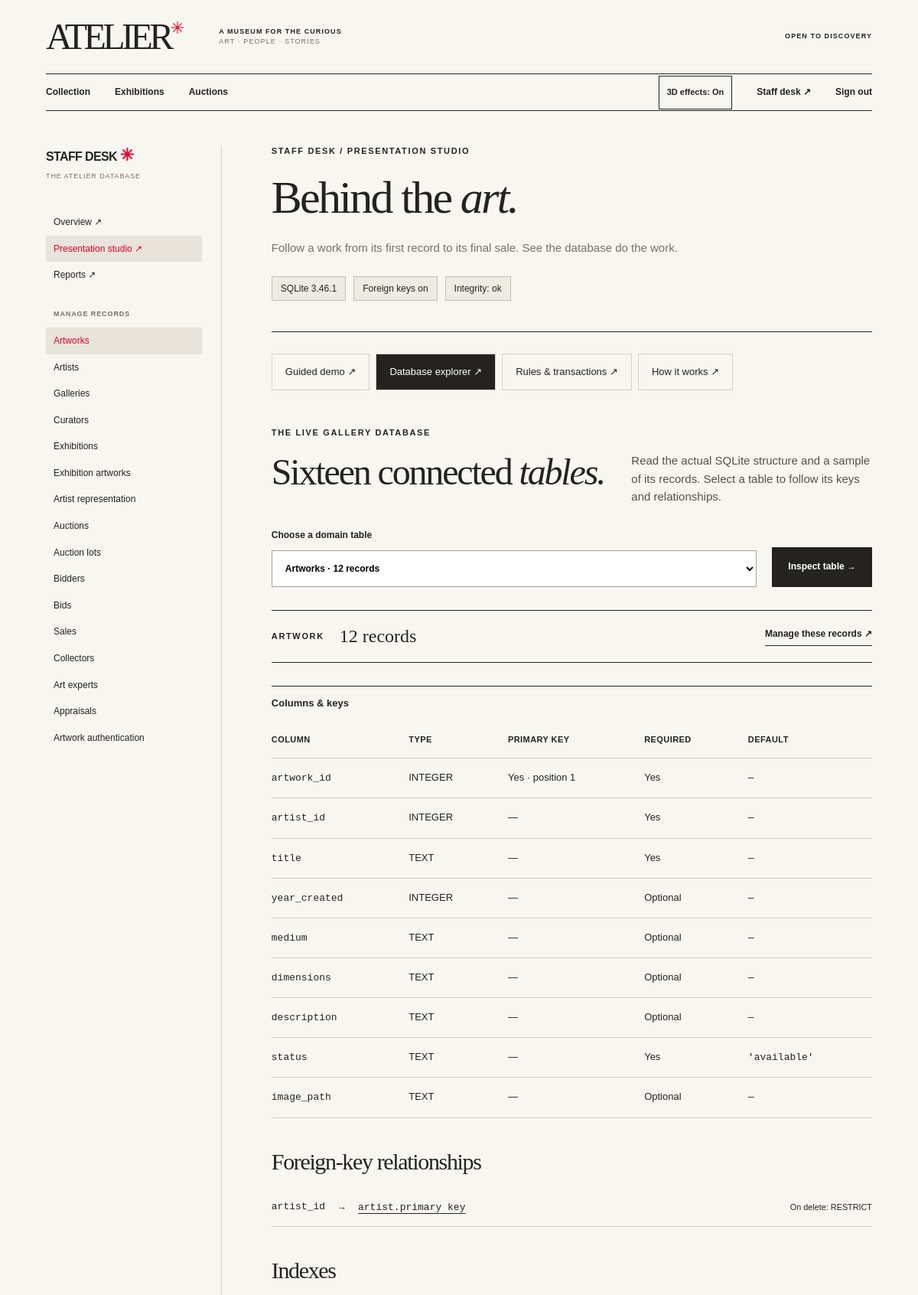
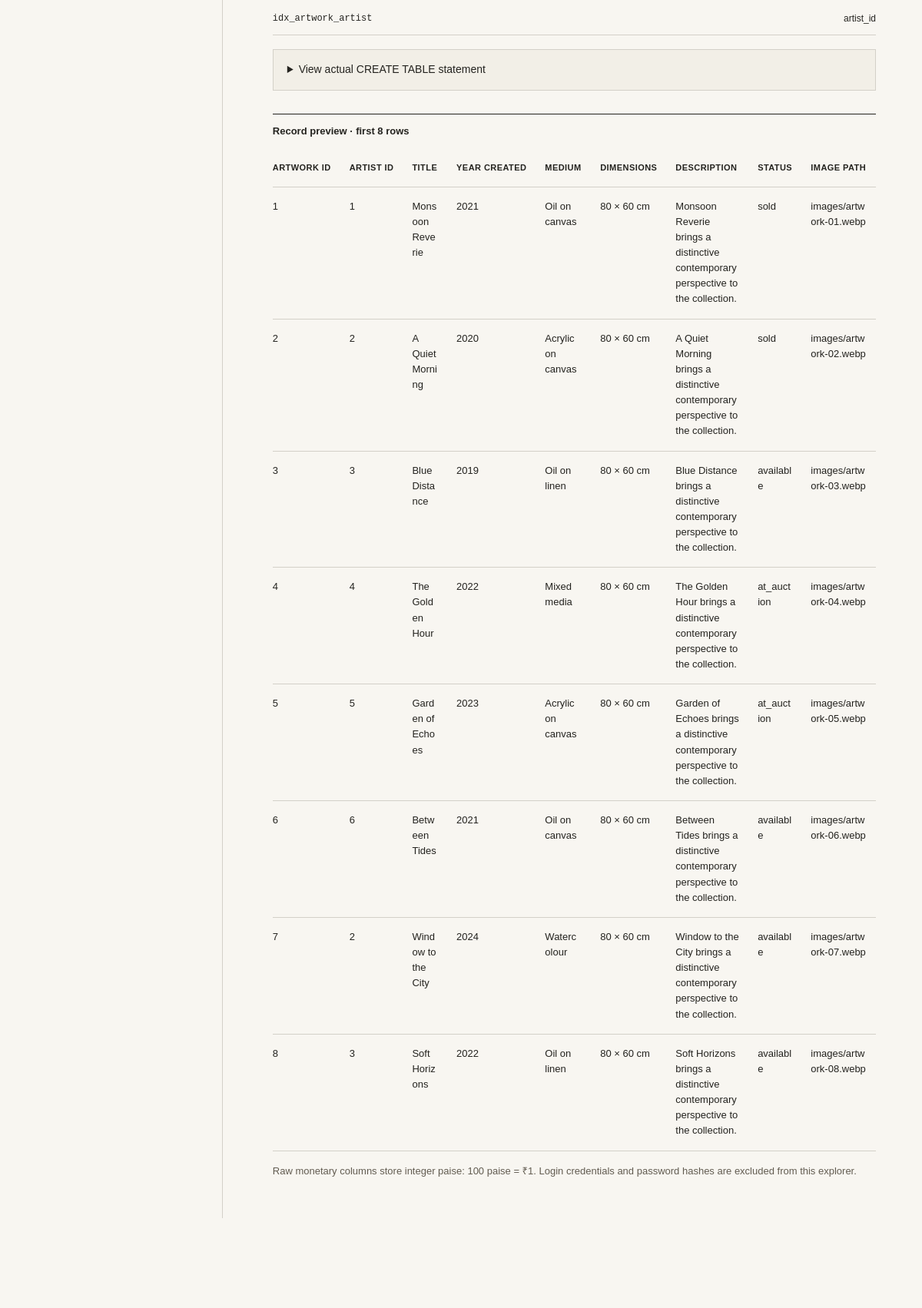
The page /staff/presentation?view=database (signed in, upper part) on the database its author committed (2 pictures, top to bottom).
### tables this page shows
CREATE TABLE artwork (artwork_id INTEGER PRIMARY KEY, artist_id INTEGER NOT NULL REFERENCES artist ON DELETE RESTRICT, title TEXT NOT NULL, year_created INTEGER, medium TEXT, dimensions TEXT, description TEXT, status TEXT NOT NULL DEFAULT 'available' CHECK(status IN ('available','at_auction','sold')), image_path TEXT);

### atelier/presentation.py (the view, shortened to what this page needs)
@bp.get('/staff/presentation')
@require_role('staff')
def index():
    view = request.args.get('view','walkthrough')
    if view not in VIEWS:
        abort(404)
    context = dict(view=view,health=dict(
        version=sqlite3.sqlite_version,
        foreign_keys=bool(db.get_db().execute('PRAGMA foreign_keys').fetchone()[0]),
        integrity=db.get_db().execute('PRAGMA quick_check').fetchone()[0]))
    if view=='walkthrough':
        context.update(walkthrough())
    elif view=='database':
        context.update(database_details(request.args.get('table','artwork')))
    return render_template('admin/presentation.html',**context)

### atelier/db.py (called while the page is built)
def connect(path):
    conn = sqlite3.connect(path, timeout=10)
    conn.row_factory = sqlite3.Row
    conn.execute('PRAGMA foreign_keys = ON')
    conn.execute('PRAGMA busy_timeout = 10000')
    return conn

def get_db():
    if 'db' not in g:
        g.db = connect(current_app.config['DATABASE'])
    return g.db

def init_app(app):
    @app.teardown_appcontext
    def close_db(error):
        conn = g.pop('db', None)
        if conn is not None:
            conn.close()

### atelier/web.py (called while the page is built)
@bp.before_app_request
def load_user():
    g.user = None
    uid = session.get('user_id')
    if uid:
        row = get_db().execute('''SELECT u.user_id, u.email, u.role, u.bidder_id,
            COALESCE(b.name, 'Gallery team') AS name
            FROM user_account u LEFT JOIN bidder b ON b.bidder_id=u.bidder_id WHERE u.user_id=?''', (uid,)).fetchone()
        if row:
            g.user = dict(row)

@bp.app_context_processor
def shared_context():
    return dict(current_user=g.get('user'), tables=[dict(name=k, label=v) for k,v in TABLES.items()])

def require_role(role=None):
    def decorator(view):
        @wraps(view)
        def wrapper(*args, **kwargs):
            if not g.user:
                return redirect(url_for('web.login', next=request.path))
            if role and g.user['role'] != role:
                abort(403)
            return view(*args, **kwargs)
        return wrapper
    return decorator

### atelier/templates/admin/presentation.html (shortened to what this page needs)
{% extends 'admin/_layout.html' %}
{% block extra_head %}<link rel="stylesheet" href="{{ url_for('static', filename='css/presentation.css') }}">{% endblock %}
{% macro result_table(columns, records, caption) %}
<div class="studio-table table-scroll" tabindex="0" role="region" aria-label="{{ caption }}">
<table><caption>{{ caption }}</caption><thead><tr>{% for col in columns %}<th scope="col">{{ col|replace('_paise',' (INR)')|replace('_',' ') }}</th>{% endfor %}</tr></thead>
<tbody>{% for row in records %}<tr>{% for col in columns %}<td>{% if row[col] is none %}—{% elif col.endswith('_paise') %}{{ row[col]|money }}{% else %}{{ row[col] }}{% endif %}</td>{% endfor %}</tr>{% else %}<tr><td colspan="{{ columns|length }}">No matching records yet.</td></tr>{% endfor %}</tbody></table></div>
{% endmacro %}
{% block staff_content %}
<header class="staff-heading compact studio-heading"><p class="eyebrow">STAFF DESK / PRESENTATION STUDIO</p><h1>Behind the <em>art.</em></h1><p>Follow a work from its first record to its final sale. See the database do the work.</p>
<div class="studio-health" aria-label="Live database health"><span>SQLite {{ health.version }}</span><span>Foreign keys {{ 'on' if health.foreign_keys else 'off' }}</span><span>Integrity: {{ health.integrity }}</span></div></header>
<nav class="studio-tabs" aria-label="Presentation views">{% for key, name in [('walkthrough','Guided demo'),('database','Database explorer'),('rules','Rules & transactions'),('architecture','How it works')] %}<a href="{{ url_for('presentation.index',view=key) }}" {% if view==key %}aria-current="page"{% endif %}>{{ name }} <span aria-hidden="true">↗</span></a>{% endfor %}</nav>
{% if view=='walkthrough' %}
<div class="studio-notice"><span class="studio-seal" aria-hidden="true">✳</span><div><strong>A live demonstration. A separate copy.</strong><p>Every step runs real SQL and the app’s auction services in a presentation database. Main gallery records stay unchanged. Restart and present it again whenever you like.</p></div></div>
{% if not state %}
<section class="studio-welcome"><p class="eyebrow">ONE WORK · TWO BIDDERS · EIGHT STEPS</p><h2>Tell the whole <em>story.</em></h2><p>Create a work, connect the records, invite bids, and complete a sale. Each result includes the before-and-after rows and the SQL that actually ran.</p><form action="{{ url_for('presentation.start') }}" method="post"><input type="hidden" name="csrf_token" value="{{ csrf_token() }}"><button class="button button-dark">Start guided demo <span aria-hidden="true">→</span></button></form></section>
{% else %}
<div class="demo-progress"><span>{{ state.stage }} of {{ steps|length }} steps complete</span><progress value="{{ state.stage }}" max="{{ steps|length }}">{{ state.stage }} / {{ steps|length }}</progress><form method="post" action="{{ url_for('presentation.start') }}"><input type="hidden" name="csrf_token" value="{{ csrf_token() }}"><button class="text-link">Restart demo</button></form></div>
{% endif %}
<ol class="demo-steps" aria-label="Demonstration steps">{% for step in steps %}<li class="{{ 'is-done' if state and state.stage >= loop.index else '' }} {{ 'is-selected' if selected and selected.stage == loop.index else '' }}">{% if state and state.stage>=loop.index %}<a href="{{ url_for('presentation.index',step=loop.index) }}#demo-result" {% if selected and selected.stage==loop.index %}aria-current="step"{% endif %}><span class="step-number">{{ '%02d'|format(loop.index) }}</span><span>{{ step.title }}<small>{{ step.concept }}</small></span><span class="step-done">Done</span></a>{% else %}<span class="step-pending"><span class="step-number">{{ '%02d'|format(loop.index) }}</span><span>{{ step.title }}<small>{{ step.concept }}</small></span></span>{% endif %}</li>{% endfor %}</ol>
{% if state %}
<section class="demo-result" id="demo-result" aria-labelledby="result-title">
{% if selected %}<p class="eyebrow">STEP {{ selected.stage }} / WHAT CHANGED</p><h2 id="result-title">{{ selected.title }}<span class="red-dot">.</span></h2><p class="studio-lead">{{ steps[selected.stage-1].explanation }}</p>
{{ result_table(selected.columns,selected.before,'Before this step') }}
{{ result_table(selected.columns,selected.after,'After this step') }}
<details class="studio-code"><summary>See the SQL that ran</summary><p>Recorded directly from SQLite while this step executed. Monetary values in these statements are integer paise.</p><pre><code>{{ selected.sql_text }}</code></pre></details>
<details class="studio-code"><summary>See the result query</summary><p>This parameterized SELECT reads the affected records. The application supplies the demonstration’s record IDs.</p><pre><code>{{ selected.read_sql }}</code></pre></details>
{% else %}<p class="eyebrow">READY WHEN YOU ARE</p><h2 id="result-title">Begin with a work of art.</h2><p class="studio-lead">The presentation copy is ready. Run the first step to add an artwork and inspect the change.</p>{% endif %}
<div class="demo-controls">{% if selected and selected.stage>1 %}<a class="button button-outline" href="{{ url_for('presentation.index',step=selected.stage-1) }}#demo-result">← Previous result</a>{% endif %}{% if selected and selected.stage<state.stage %}<a class="button button-outline" href="{{ url_for('presentation.index',step=selected.stage+1) }}#demo-result">Next recorded result →</a>{% endif %}{% if next_step %}<form method="post" action="{{ url_for('presentation.next_step') }}"><input type="hidden" name="csrf_token" value="{{ csrf_token() }}"><input type="hidden" name="expected_stage" value="{{ state.stage }}"><button class="button button-dark">Run step {{ state.stage+1 }}: {{ next_step.title }} <span aria-hidden="true">→</span></button></form>{% else %}<div class="demo-complete"><strong>The story is complete.</strong><p>One artwork, two accepted bids, one winning sale. Sara’s completed spending is ₹70,000.</p><a class="text-link" href="{{ url_for('presentation.index',view='rules') }}">Explain the transaction rules ↗</a></div>{% endif %}</div>
</section>{% endif %}
{% elif view=='database' %}
<section class="studio-section"><div class="studio-section-heading"><div><p class="eyebrow">THE LIVE GALLERY DATABASE</p><h2>Sixteen connected <em>tables.</em></h2></div><p>Read the actual SQLite structure and a sample of its records. Select a table to follow its keys and relationships.</p></div>
<form class="schema-picker" method="get"><input type="hidden" name="view" value="database"><label for="schema-table">Choose a domain table<select id="schema-table" name="table">{% for entry in domain_counts %}<option value="{{ entry.name }}" {{ 'selected' if entry.name==table }}>{{ entry.label }} · {{ entry.count }} records</option>{% endfor %}</select></label><button class="button button-dark">Inspect table →</button></form>
<div class="schema-summary"><span class="eyebrow">{{ table }}</span><strong>{{ record_count }} records</strong><a class="text-link" href="{{ url_for('web.admin_table',table=table) }}">Manage these records ↗</a></div>
<div class="studio-table table-scroll" tabindex="0" role="region" aria-label="Column definitions"><table><caption>Columns & keys</caption><thead><tr><th scope="col">Column</th><th scope="col">Type</th><th scope="col">Primary key</th><th scope="col">Required</th><th scope="col">Default</th></tr></thead><tbody>{% for col in schema_columns %}<tr><td><code>{{ col.name }}</code></td><td>{{ col.type }}</td><td>{{ 'Yes · position '~col.pk if col.pk else '—' }}</td><td>{{ 'Yes' if col.notnull or col.pk else 'Optional' }}</td><td><code>{{ col.dflt_value if col.dflt_value is not none else '—' }}</code></td></tr>{% endfor %}</tbody></table></div>
<h3 class="studio-subtitle">Foreign-key relationships</h3>{% if foreign_keys %}<ul class="relationship-list">{% for fk in foreign_keys %}<li><code>{{ fk.from }}</code><span aria-hidden="true">→</span><a href="{{ url_for('presentation.index',view='database',table=fk.table) }}"><code>{{ fk.table }}.{{ fk.to or 'primary key' }}</code></a><small>On delete: {{ fk.on_delete }}</small></li>{% endfor %}</ul>{% else %}<p class="studio-muted">This table is a parent entity with no outgoing foreign keys.</p>{% endif %}
<h3 class="studio-subtitle">Indexes</h3><ul class="index-list">{% for index in indexes %}<li><code>{{ index.name }}</code><span>{{ index.columns|join(', ') }}{% if index.unique %} · unique{% endif %}{% if index.partial %} · conditional{% endif %}</span></li>{% else %}<li>The integer primary key uses SQLite’s row identifier.</li>{% endfor %}</ul>
<details class="studio-code"><summary>View actual CREATE TABLE statement</summary><pre><code>{{ ddl }}</code></pre></details>
{{ result_table(schema_columns|map(attribute='name')|list,preview_rows,'Record preview · first 8 rows') }}
<p class="studio-muted">Raw monetary columns store integer paise: 100 paise = ₹1. Login credentials and password hashes are excluded from this explorer.</p></section>
{% endif %}
{% endblock %}

### atelier/static/css/style.css (style rules this page uses)
:root { --paper:#f8f6f1;--ink:#24231f;--muted:#747169;--line:#d3d0c8;--red:#e4002b;--serif:Georgia,'Times New Roman',serif;--sans:Arial,Helvetica,sans-serif }
* { box-sizing:border-box }
html { scroll-behavior:smooth }
body { margin:0;background:var(--paper);color:var(--ink);font-family:var(--sans);font-size:15px;line-height:1.55 }
a { color:inherit;text-decoration:none }
button,input,select,textarea { font:inherit }
button { color:inherit;cursor:pointer }
h1,h2,h3,p { margin:0 }
h1,h2,h3 { font-family:var(--serif);font-weight:400;letter-spacing:-.045em;line-height:1.05 }
em { font-weight:400 }
.eyebrow { font:700 10px/1.4 var(--sans);letter-spacing:.15em;text-transform:uppercase }
.button { display:inline-flex;align-items:center;justify-content:space-between;gap:36px;min-height:52px;padding:14px 20px;border:1px solid var(--ink);font-size:12px;font-weight:700;transition:background .2s,color .2s }
.button-dark { background:var(--ink);color:white }
.text-link { font-size:12px;font-weight:700;border-bottom:1px solid currentColor;padding-bottom:5px;display:inline-block }
.page-intro h1,.event-detail h1,.auction-intro h1,.login-intro h1,.error-page h1,.staff-heading h1 { font-size:clamp(65px,8.5vw,135px);line-height:.95;margin-top:48px }
.staff-heading { border-bottom:1px solid var(--ink);padding-bottom:40px }
.staff-heading h1 { font-size:clamp(58px,6vw,90px);margin:25px 0 }
.staff-heading>p:not(.eyebrow),.staff-heading-bottom p { color:var(--muted) }
.staff-heading.compact h1 { font-size:clamp(52px,5vw,78px) }
.table-scroll { width:100%;overflow-x:auto;border-top:1px solid var(--ink) }
table { width:100%;border-collapse:collapse;min-width:650px;font-size:12px }
th { text-align:left;font-size:9px;letter-spacing:.08em;text-transform:uppercase;white-space:nowrap }
td,th { padding:15px 12px;border-bottom:1px solid var(--line);vertical-align:top }
td:first-child,th:first-child { padding-left:0 }
.eyebrow,.intro-top,.art-card-meta,.card-overline,.results-heading,.details-list dt,.bid-form label,.account-row span { font-size:11px }

### atelier/static/css/presentation.css (style rules this page uses)
.studio-heading h1 { font-size:clamp(48px,5.3vw,82px) }
.studio-health { display:flex;gap:10px;flex-wrap:wrap;margin-top:25px }
.studio-health span { border:1px solid #c3bfb5;padding:6px 11px;font-size:12px;background:#eeebe3 }
.studio-tabs { display:flex;flex-wrap:wrap;gap:8px;margin:28px 0 }
.studio-tabs a { padding:13px 17px;border:1px solid var(--line);font-size:13px;min-height:46px }
.studio-tabs a[aria-current=page] { background:var(--ink);color:white }
.studio-welcome h2,.studio-section h2,.demo-result h2 { font-size:clamp(38px,4vw,62px);margin:18px 0 }
.studio-table { margin-top:30px }
.studio-table caption { text-align:left;font:700 13px/1.5 Arial,sans-serif;padding:12px 0 15px;caption-side:top }
.studio-table table { min-width:520px }
.studio-table th { font-size:11px;letter-spacing:.04em }
.studio-table td { font-size:13px;max-width:340px;overflow-wrap:anywhere }
.studio-code { margin-top:18px;border:1px solid var(--line);background:#f2efe7 }
.studio-code summary { padding:15px 18px;cursor:pointer;font-size:14px;min-height:50px }
.studio-section { padding:20px 0 50px }
.studio-section-heading { display:grid;grid-template-columns:1.4fr 1fr;gap:30px;align-items:end }
.studio-section-heading p:not(.eyebrow) { font-size:15px;color:#555149 }
.schema-picker { display:flex;gap:20px;align-items:end;margin:30px 0 }
.schema-picker label { font-size:12px;font-weight:bold;flex:1 }
.schema-picker select { display:block;margin-top:10px;background:#fff;border:1px solid #a7a196;padding:13px;width:100%;min-height:48px }
.schema-summary { display:flex;align-items:center;gap:20px;flex-wrap:wrap;border-block:1px solid var(--ink);padding:20px 0 }
.schema-summary strong { font:24px var(--serif) }
.schema-summary .text-link { margin-left:auto }
.studio-subtitle { font:30px var(--serif);margin:40px 0 18px }
.relationship-list,.index-list { padding:0;list-style:none }
.relationship-list li { display:flex;flex-wrap:wrap;align-items:center;gap:15px;padding:14px 0;border-bottom:1px solid var(--line);font-size:13px }
.relationship-list a { text-decoration:underline;text-underline-offset:4px }
.relationship-list small { margin-left:auto }
.index-list li { border-bottom:1px solid var(--line);padding:12px 0;display:flex;flex-wrap:wrap;gap:10px;justify-content:space-between;font-size:12px }
.index-list code { overflow-wrap:anywhere }
.studio-muted { font-size:13px;color:#625c51;line-height:1.7;margin-top:15px }

### rows shown on the page
artwork: artwork_id "1" "1" "Monsoon Reverie" "2021" "Oil on canvas" "80 × 60 cm" "Monsoon Reverie brings a distinctive contemporary perspective to the collection." "sold" "images/artwork-01.webp"
artwork: artwork_id "2" "2" "A Quiet Morning" "2020" "Acrylic on canvas" "80 × 60 cm" "A Quiet Morning brings a distinctive contemporary perspective to the collection." "sold" "images/artwork-02.webp"
artwork: artwork_id "3" "3" "Blue Distance" "2019" "Oil on linen" "80 × 60 cm" "Blue Distance brings a distinctive contemporary perspective to the collection." "available" "images/artwork-03.webp"
artwork: artwork_id "4" "4" "The Golden Hour" "2022" "Mixed media" "80 × 60 cm" "The Golden Hour brings a distinctive contemporary perspective to the collection." "at_auction" "images/artwork-04.webp"
artwork: artwork_id "5" "5" "Garden of Echoes" "2023" "Acrylic on canvas" "80 × 60 cm" "Garden of Echoes brings a distinctive contemporary perspective to the collection." "at_auction" "images/artwork-05.webp"
artwork: artwork_id "6" "6" "Between Tides" "2021" "Oil on canvas" "80 × 60 cm" "Between Tides brings a distinctive contemporary perspective to the collection." "available" "images/artwork-06.webp"
artwork: artwork_id "7" "2" "Window to the City" "2024" "Watercolour" "80 × 60 cm" "Window to the City brings a distinctive contemporary perspective to the collection." "available" "images/artwork-07.webp"
artwork: artwork_id "8" "3" "Soft Horizons" "2022" "Oil on linen" "80 × 60 cm" "Soft Horizons brings a distinctive contemporary perspective to the collection." "available" "images/artwork-08.webp"

### other values the page prints
{{ entry.label }} "Artworks" "Artists" "Galleries" "Curators" "Exhibitions" "Exhibition artworks" "Artist representation" "Auctions" "Auction lots" "Bidders" "Bids" "Sales" "Collectors" "Art experts" "Appraisals" "Artwork authentication"
{{ health.version }} "3.46.1"
{{ 'on' if health.foreign_keys else 'off' }} "on"
{{ health.integrity }} "ok"
{{ name }} "Guided demo" "Database explorer" "Rules & transactions" "How it works"
{{ table }} "ARTWORK"
{{ record_count }} "12"
{{ col.name }} "artwork_id" "artist_id" "title" "year_created" "medium" "dimensions" "description" "status" "image_path"
{{ col.type }} "INTEGER" "INTEGER" "TEXT" "INTEGER" "TEXT" "TEXT" "TEXT" "TEXT" "TEXT"
{{ 'Yes · position '~col.pk if col.pk else '—' }} "Yes · position 1" "—" "—" "—" "—" "—" "—" "—" "—"
{{ 'Yes' if col.notnull or col.pk else 'Optional' }} "Yes" "Yes" "Yes" "Optional" "Optional" "Optional" "Optional" "Yes" "Optional"
{{ col.dflt_value if col.dflt_value is not none else '—' }} "—" "—" "—" "—" "—" "—" "—" "'available'" "—"
{{ fk.from }} "artist_id"
{{ fk.table }} "artist"
{{ fk.to or 'primary key' }} "primary key"
